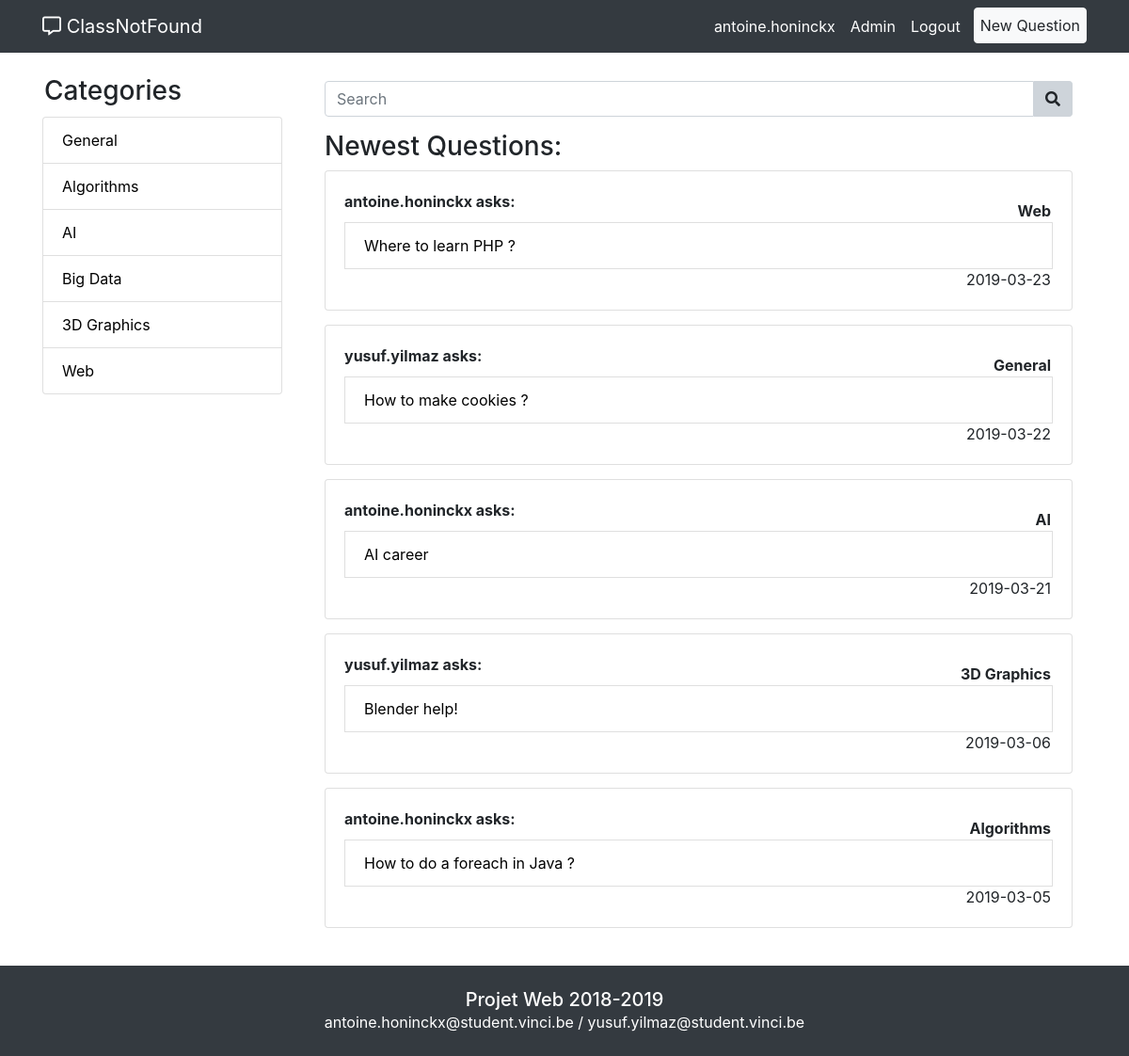
/index.php?action=homepage (signed in), run on the app's committed database.
### tables this page shows
CREATE TABLE IF NOT EXISTS `categories` (
  `category_id` int(11) NOT NULL AUTO_INCREMENT,
  `name` varchar(25) NOT NULL,
  PRIMARY KEY (`category_id`),
  UNIQUE KEY `idx_name` (`name`)
);

CREATE TABLE IF NOT EXISTS `questions` (
  `question_id` int(11) NOT NULL AUTO_INCREMENT,
  `author_id` int(11) NOT NULL,
  `category_id` int(11) NOT NULL,
  `best_answer_id` int(11) DEFAULT NULL,
  `title` varchar(50) NOT NULL,
  `subject` text NOT NULL,
  `state` set('solved','duplicated') DEFAULT NULL,
  `publication_date` date NOT NULL,
  PRIMARY KEY (`question_id`),
  KEY `category_id` (`category_id`),
  KEY `best_answer_id` (`best_answer_id`),
  KEY `author_id_questions` (`author_id`)
);

CREATE TABLE IF NOT EXISTS `members` (
  `member_id` int(11) NOT NULL AUTO_INCREMENT,
  `login` varchar(25) NOT NULL,
  `lastname` varchar(25) NOT NULL,
  `firstname` varchar(25) NOT NULL,
  `mail` varchar(50) NOT NULL,
  `password` varchar(60) NOT NULL,
  `admin` tinyint(1) NOT NULL,
  `suspended` tinyint(1) NOT NULL,
  PRIMARY KEY (`member_id`),
  UNIQUE KEY `idx_login` (`login`)
);

### index.php (called while the page is built, shortened)
<?php
require_once(MODELS . 'Db.php');
$db = Db::getInstance();
$categories = $db->select_categories();
require_once(VIEWS . 'header.php');
switch ($_GET['action']) {
    default:
        require_once(CONTROLLERS . 'HomepageController.php');
        $controller = new HomepageController($db);
        break;
}
$controller->run();
require_once(VIEWS . 'footer.php');

### models/Db.php (called while the page is built, shortened)
<?php
class Db
{
    private static $instance = null;
    private $_db;
    private function __construct()
    {
        $ini = parse_ini_file('config/config.ini');
        try {
            $this->_db = new PDO('mysql:host=localhost;dbname=' . $ini['db_name'] . ';charset=utf8', $ini['db_user'], $ini['db_password']);
            $this->_db->setAttribute(PDO::ATTR_ERRMODE, PDO::ERRMODE_EXCEPTION);
            $this->_db->setAttribute(PDO::ATTR_DEFAULT_FETCH_MODE, PDO::FETCH_OBJ);
        } catch (PDOException $e) {
            die('Error: connexion to config failed : ' . $e->getMessage());
        }
    }
    public static function getInstance()
    {
        if (is_null(self::$instance)) {
            self::$instance = new Db();
        }
        return self::$instance;
    }
    public function select_categories()
    {
        $query = 'SELECT * FROM categories ORDER BY category_id ASC';
        $ps = $this->_db->prepare($query);
        $ps->execute();
        $categories = array();
        while ($row = $ps->fetch()) {
            $categories[] = new Category($row->category_id, $row->name);
        }
        return $categories;
    }
    public function select_newest_questions_authors_categories()
    {
        $query = 'SELECT Q.*, M.*, C.* FROM questions Q, members M, categories C WHERE Q.author_id = M.member_id AND Q.category_id = C.category_id ORDER BY Q.question_id DESC';
        $ps = $this->_db->prepare($query);
        $ps->execute();
        $questions = array();
        $authors = array();
        $categories = array();
        while ($row = $ps->fetch()) {
            $questions[] = new Question($row->question_id, $row->author_id, $row->category_id, $row->best_answer_id, $row->title, $row->subject, $row->state, $row->publication_date);
            $authors[] = new Member($row->member_id, $row->login, $row->password, $row->lastname, $row->firstname, $row->mail, $row->admin, $row->suspended);
            $categories[] = new Category($row->category_id, $row->name);
        }
        return array($questions, $authors, $categories);
    }
}

### models/Category.class.php (called while the page is built)
<?php
class Category
{
    private $_id;
    private $_name;
    function __construct($id, $name)
    {
        $this->_id = $id;
        $this->_name = $name;
    }
    public function id()
    {
        return $this->_id;
    }
    public function name()
    {
        return $this->_name;
    }
    public function html_name()
    {
        return htmlspecialchars($this->_name);
    }
}

### controllers/HomepageController.php (called while the page is built)
<?php
class HomepageController
{
    private $_db;
    public function __construct($db) {
        $this->_db = $db;
    }
    public function run(){
        $questionsAuthorsCategories = $this->_db->select_newest_questions_authors_categories();
        $questions = $questionsAuthorsCategories[0];
        $authors = $questionsAuthorsCategories[1];
        $categories = $questionsAuthorsCategories[2];
        $nbQuestions = count($questions);
        require_once(VIEWS . 'homepage.php');
    }
}

### models/Member.class.php (called while the page is built, shortened)
<?php
class Member
{
    private $_login;
    public function __construct($member_id, $login, $password, $lastName, $firstName, $mail, $admin, $suspended)
    {
        $this->_login = $login;
    }
    public function html_login()
    {
        return htmlspecialchars($this->_login);
    }
}

### models/Question.class.php (called while the page is built, shortened)
<?php
class Question
{
    private $_question_id;
    private $_title;
    private $_publication_date;
    public function __construct($question_id, $author_id, $category_id, $best_answer_id , $title, $subject, $state, $publication_date)
    {
        $this->_question_id = $question_id;
        $this->_title = $title;
        $this->_publication_date = $publication_date;
    }
    public function questionId()
    {
        return $this->_question_id;
    }
    public function html_title(){
        return htmlspecialchars($this->_title);
    }
    public function publicationDate()
    {
        return $this->_publication_date;
    }
}

### views/homepage.php (the view)
    <div class="container">
        <h3>Newest Questions:</h3>
    </div>
<?php for ($i = 0; $i < $nbQuestions; $i++) { ?>
    <div class="container">
        <div class="card">
            <div class="card-body">
                <div class="row card-deco">
                <span class="col-6 font-weight-bold">
                    <?php echo $authors[$i]->html_login().' asks:' ?>
                </span>
                <span class="col-6 font-weight-bold categoryQuestions pagination justify-content-end">
                    <?php echo $categories[$i]->name(); ?>
                </span>
                </div>
                <a href="index.php?action=question&id=<?php echo $questions[$i]->questionId(); ?>"
                   class="list-group-item questions">
                    <?php echo $questions[$i]->html_title() ?>
                </a>
                <span class="card-deco pagination justify-content-end">
                    <?php echo $questions[$i]->publicationDate() ?>
                </span>
            </div>
        </div>
    </div>
<?php } ?>

### views/header.php (shortened to what this page needs)
<!DOCTYPE html>
<html lang="en">
<head>
    <link rel="stylesheet" href="<?php echo VIEWS ?>CSS/bootstrap.min.css">
    <link rel="stylesheet" href="<?php echo VIEWS ?>CSS/font-awesome-all.css">
    <link rel="stylesheet" href="<?php echo VIEWS ?>CSS/style.css">
</head>
<body>
<nav class="navbar navbar-expand-md navbar-dark bg-dark fixed-top">
    <div class="container">
        <a class="navbar-brand" href="index.php?action=homepage"><i class="far fa-comment-alt"></i> ClassNotFound</a>
        <div class="collapse navbar-collapse" id="navbarResponsive">
            <ul class="navbar-nav ml-auto">
                <?php if(empty($_SESSION['logged'])) { ?>
                <li class="nav-item">
                    <a class="nav-link" href="index.php?action=register">Register</a>
                </li>
                <?php } else { ?>
                <li class="nav-item">
                    <a class="nav-link" href="index.php?action=profile"><?php echo $_SESSION['login']; ?></a>
                </li>
                <?php } ?>
                <?php if(!empty($_SESSION['admin'])) { ?>
                <li class="nav-item">
                    <a class="nav-link" href="index.php?action=admin">Admin</a>
                </li>
                <?php } ?>
                <li class="nav-item">
                    <a class="nav-link" href="index.php?action=<?php echo empty($_SESSION['logged']) ? 'login">Login' : 'logout">Logout'?></a>
                </li>
                <li class="nav-item">
                    <a id="btn-new-question" class="nav-link" href="index.php?action=newQuestion"><button id="btn-new-question" class="btn btn-light" type="button">New Question</button></a>
                </li>
            </ul>
        </div>
    </div>
</nav>
<section id="main">
    <div class="container">
        <div class="row">
            <div class="col-md-3">
                <h3 id="categories" class="my-4">Categories</h3>
                <div class="list-group">
                    <?php foreach ($categories as $i => $category) { ?>
                    <a href="index.php?action=category&id=<?php echo $category->id(); ?>" class="list-group-item category"><?php echo $category->html_name(); ?></a>
                    <?php } ?>
                </div>
            </div>
            <div class="col-md-9">
                <div class="container-fluid form-search">
                    <form action="index.php?action=search" method="post">
                        <div class="input-group">
                            <input class="form-control" type="text" placeholder="Search" name="search" <?php if(isset($_POST['search'])) echo 'value="' . htmlspecialchars($_POST['search']) . '"' ?>>
                            <div class="input-group-btn">
                            <button id="btn-search" class="btn btn-default" type="submit" name="form_search"><i class="fas fa-search"></i></button>
                            </div>
                        </div>
                    </form>
                </div>

### views/CSS/style.css (style rules this page uses)
body { padding-top: 56px; background-color: #343A40; }
a#btn-new-question { padding: 0px 0px 0px 6px; }
button#btn-new-question { padding: 6px; }
.list-group { margin-bottom: 10px !important; }
#categories { margin-bottom: 10px !important; margin-left: 2px; }
.card { margin-bottom: 15px; }
.questions { text-decoration: none; color: black; }
.card-deco { padding-right: 2px; }
.categoryQuestions { margin-top: 10px; }
a.list-group-item { text-decoration: none; color: black; }
.form-search { margin-top: 30px; margin-bottom: 15px; }
#btn-search { background-color: #CED4DA; border: 1px solid #CED4DA; border-bottom-left-radius: 0px; border-top-left-radius: 0px; border-left: none; }
section#main { background-color: #fff; padding-bottom: 25px; }
a.nav-link { color: #FFF !important; }

### data on the page
categories: name "General"
categories: name "Algorithms"
categories: name "AI"
categories: name "Big Data"
categories: name "3D Graphics"
categories: name "Web"
questions: author.login "antoine.honinckx", category.name "Web", title "Where to learn PHP ?", publication_date "2019-03-23"
questions: author.login "yusuf.yilmaz", category.name "General", title "How to make cookies ?", publication_date "2019-03-22"
questions: author.login "antoine.honinckx", category.name "AI", title "AI career", publication_date "2019-03-21"
questions: author.login "yusuf.yilmaz", category.name "3D Graphics", title "Blender help!", publication_date "2019-03-06"
questions: author.login "antoine.honinckx", category.name "Algorithms", title "How to do a foreach in Java ?", publication_date "2019-03-05"

### other printed values
$_SESSION['login'] "antoine.honinckx"
